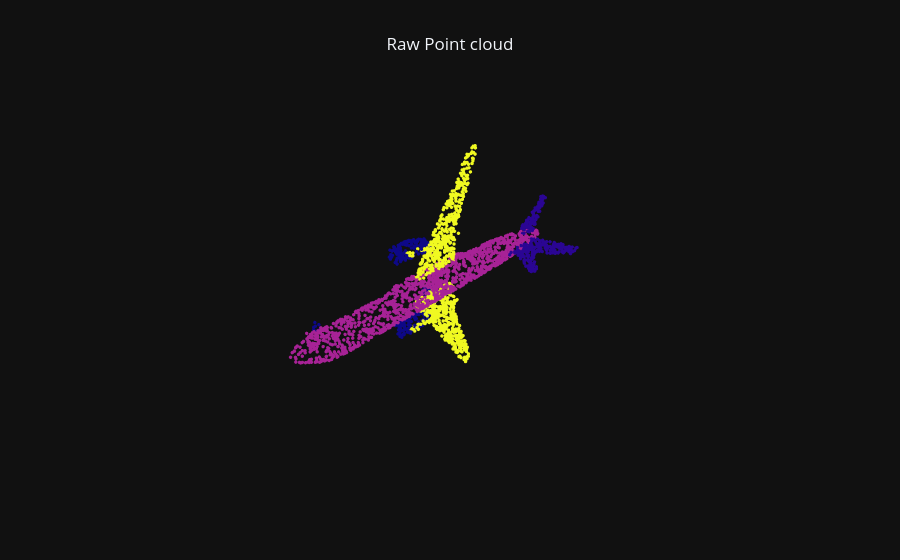

The notebook cell this image was saved under:
### Code cell
pc_plots = plot_pc_data3d(x=points[:,0], y=points[:,1], z=points[:,2], apply_color_gradient=False, color=PART_COLORS[seg_labels - 1], marker_size=2)
layout = dict(template="plotly_dark", title="Raw Point cloud", scene=PCD_SCENE, title_x=0.5)
fig = go.Figure(data=pc_plots, layout=layout)   
fig.show()

### Figure 1 — Plotly figure (JSON) as saved in the notebook; plotly's stock layout.template omitted (floating-point values rounded to 4 significant figures; data arrays with more than 128 entries replaced by an {"elided": "..."} marker saying what was removed)
{"data": [{"hoverinfo": "skip", "marker": {"color": {"elided": "2575 int values"}, "opacity": 1, "size": 2}, "mode": "markers", "showlegend": false, "type": "scatter3d", "x": {"elided": "2575 float values"}, "y": {"elided": "2575 float values"}, "z": {"elided": "2575 float values"}}], "layout": {"scene": {"aspectmode": "data", "xaxis": {"visible": false}, "yaxis": {"visible": false}, "zaxis": {"visible": false}}, "title": {"text": "Raw Point cloud", "x": 0.5}}}
